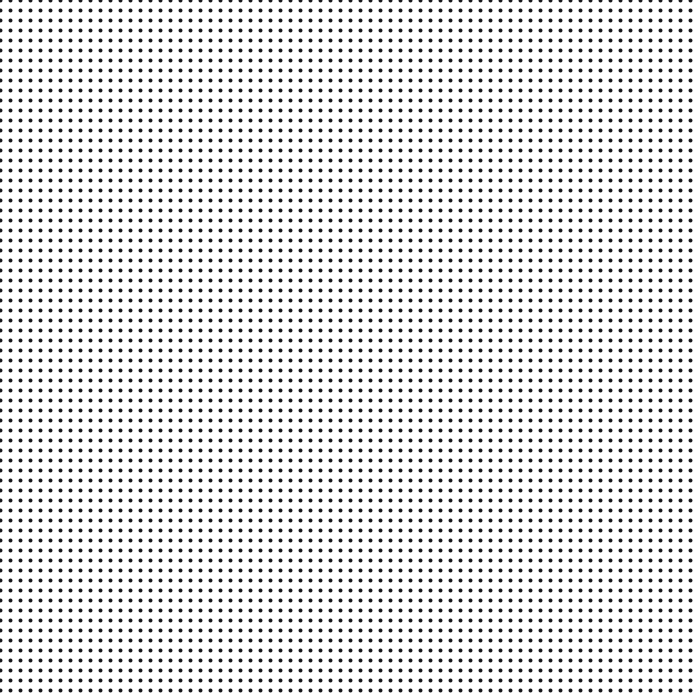
Frame 1 (no input)
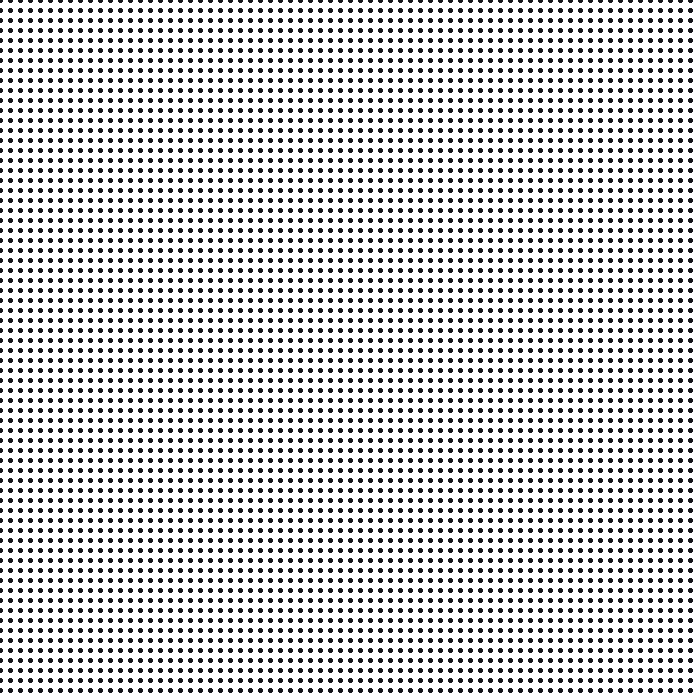
Frame 60 (the mouse pressed at the canvas centre just before this capture)
Frame 120 (the mouse held since frame 60 and released just before this capture): identical to frame 60, image omitted

The Processing sketch that drew these frames (run headless with seeded random() and noise(); from frame 60 on, the mouse is pressed at the canvas centre):

// Processing sketch: snapMouseX
// ── snapMouseX.pde
int step = 10; 
void setup(){
  size(700,700);
  background(255);

}

void draw(){
  stroke(#16161b);
  strokeWeight(4);
  for(int j = 0; j < height; j+=step){
    for(int i = 0; i < width; i += step){
      point(i,j);
    }
  }
}

void mouseDragged(){
  stroke(#ff0000);
  strokeWeight(8);
  if(mouseX % step <= (step/2) || mouseY % step <= (step/2)){
    point(mouseX-(mouseX % step), mouseY-(mouseY % step));
  }
  else{
    point(mouseX + (step - mouseX% step), mouseY + (step - mouseY%step));
  }
}
